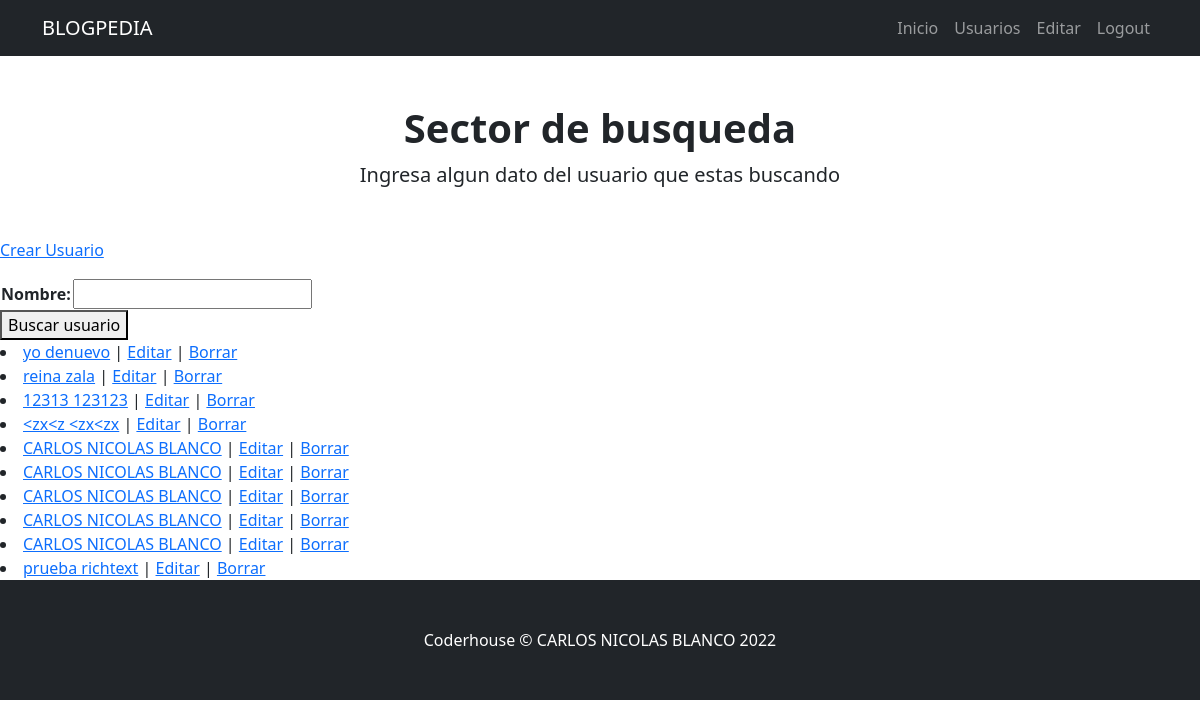
The page /usuarios/usuarios (signed in) on the database its author committed.
### usuarios/models.py (models this page shows)
class usuario(models.Model):
    nombre = models.CharField(max_length=30)
    apellido = models.CharField(max_length=30)
    mail = models.EmailField()
    material = RichTextField(blank= True, null=True)
    fecha_creacion = models.DateTimeField(default=timezone.now)
    def __str__(self):
        return f'{self.nombre} {self.apellido}'

### usuarios/views.py (the view)
# urls.py: path('usuarios',views.lista_usuario,name='usuarios'),
def lista_usuario(request):
    nombre_a_buscar = request.GET.get('nombre', None)
    if nombre_a_buscar is not None:
        usuarios = usuario.objects.filter(nombre__icontains= nombre_a_buscar)
    else:
        usuarios = usuario.objects.all()
    form = UsuariosBusqueda()
    return render(request,'usuarios/lista_usuario.html',{'form': form, 'usuarios' : usuarios})

### usuarios/forms.py
class UsuariosBusqueda(forms.Form):
    nombre= forms.CharField(max_length=30)

### usuarios/templates/usuarios/lista_usuario.html (shortened to what this page needs)
{% extends 'index/index.html' %}
{% block header_block %}
     <h1 class="fw-bolder">Sector de busqueda</h1>
     <p class="lead mb-0">Ingresa algun dato del usuario que estas buscando</p>
{% endblock header_block %}
{% block body_block %}
    <p>
        <a href={% url 'crear_usuario' %}>Crear Usuario</a>
    </p>
    <form action="" method="get">
        <table>
            {{form.as_table}}
        </table>
        <button>Buscar usuario</button>
    </form>
    {% for usuario in usuarios  %}
        <li>
            <a href= {% url 'detalle_usuario' usuario.id %}>{{usuario}}</a> |
            <a href= {% url 'editar_usuario' usuario.id %}>Editar</a> |
            <a href= {% url 'borrar_usuario' usuario.id %}>Borrar</a>
        </li>
    {% endfor %}
{% endblock body_block %}

### rows shown on the page
usuario: nombre+apellido "yo denuevo"
usuario: nombre+apellido "reina zala"
usuario: nombre+apellido "12313 123123"
usuario: nombre+apellido "<zx<z <zx<zx"
usuario: nombre+apellido "CARLOS NICOLAS BLANCO"
usuario: nombre+apellido "CARLOS NICOLAS BLANCO"
usuario: nombre+apellido "CARLOS NICOLAS BLANCO"
usuario: nombre+apellido "CARLOS NICOLAS BLANCO"
usuario: nombre+apellido "CARLOS NICOLAS BLANCO"
usuario: nombre+apellido "prueba richtext"
